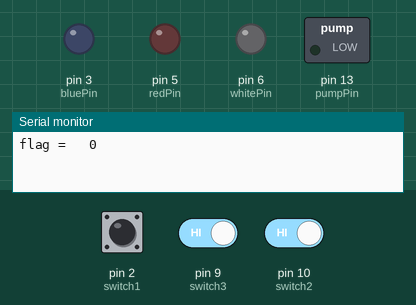
Simulated run of this sketch. Board: Arduino Uno, built with avr-gcc and run on an emulated ATmega328P. Parts: switched loads named in the sketch (green lamp = pin HIGH), output pins drawn as LEDs (lit = HIGH), the last lines printed to the serial monitor. Dashed ring = blinking. The test bench sets the inputs (shaded band); at power-on: pin 2 (switch1) HIGH, pin 9 (switch3) HIGH, pin 10 (switch2) HIGH.

Above: at 1.2 s.
1.3 s: pin 2 (switch1) pulled LOW for 0.15 s
At 2.3 s:
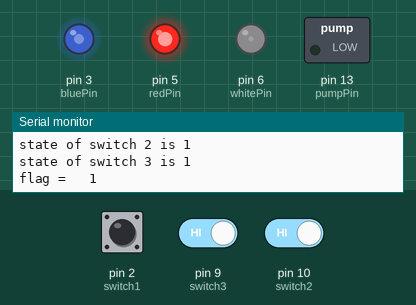
2.9 s: pin 9 (switch3) driven LOW and pin 10 (switch2) driven LOW
At 3.7 s:
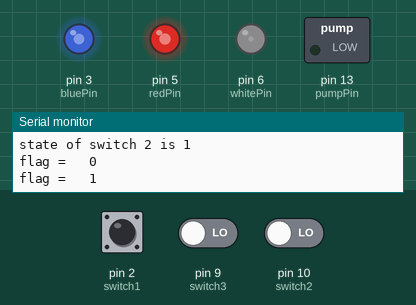
4.5 s: pin 2 (switch1) pulled LOW for 1 s
At 6.5 s:
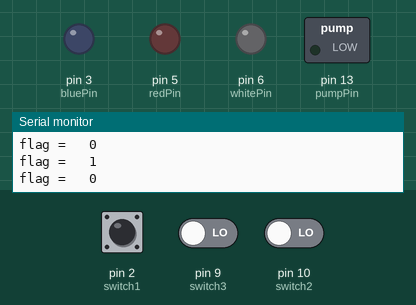
7.0 s: pin 2 (switch1) pulled LOW for 0.15 s
At 8.3 s:
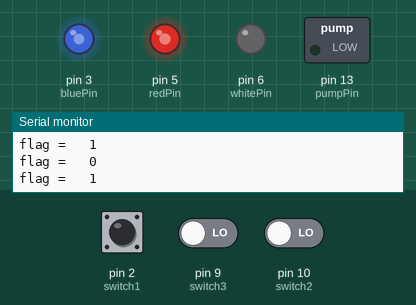
8.6 s: pin 2 (switch1) pulled LOW for 3.2 s
At 12.5 s:
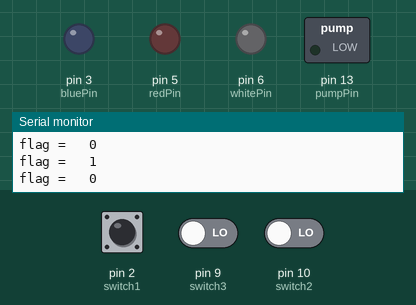
13.3 s: pin 2 (switch1) driven LOW and pin 9 (switch3) driven HIGH
At 14.4 s:
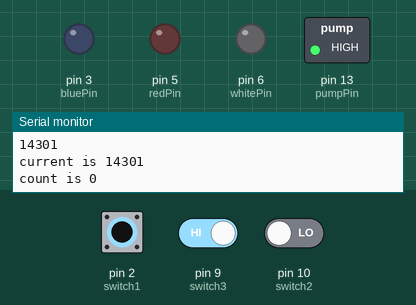
Timing chart, 0 to 17.3 s (numbered marks = the images above; inputs shaded):
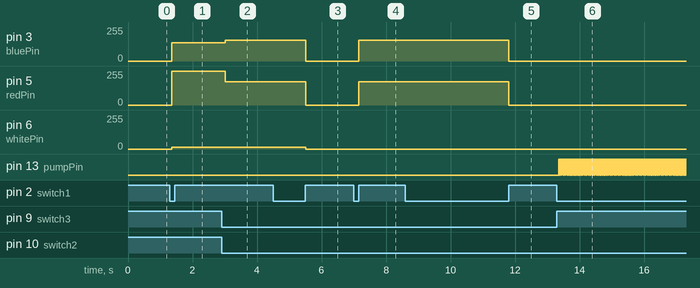

Measured:
- after the input at 1.3 s, pin 3 (bluePin): 0/255 → 137/255 after 0.06 s; pin 5 (redPin): 0/255 → 255/255 after 0.06 s; pin 6 (whitePin): 0/255 → 15/255 after 0.06 s
- after the input at 2.9 s, pin 3 (bluePin): 137/255 → 155/255 after 0.11 s; pin 5 (redPin): 255/255 → 175/255 after 0.11 s
- after the input at 4.5 s, pin 3 (bluePin): 155/255 → 0/255 after 1.0 s; pin 5 (redPin): 175/255 → 0/255 after 1.0 s; pin 6 (whitePin): 15/255 → 0/255 after 1.0 s
- after the input at 7.0 s, pin 3 (bluePin): 0/255 → 155/255 after 0.16 s; pin 5 (redPin): 0/255 → 175/255 after 0.16 s
- after the input at 8.6 s, pin 3 (bluePin): 155/255 → 0/255 after 3.2 s; pin 5 (redPin): 175/255 → 0/255 after 3.2 s
- after the input at 13.3 s, pin 13 (pumpPin): alternates HIGH for 0.03 s and LOW for 0.01 s, starting after 0.06 s

The sketch:

sketch_apr16a.ino
```cpp
// Using a push button switch for stay-on/stay-off push button .
// beating a dead horse, again. Most of the real work is from other people.


int switch1 = 2; // connect a push button switch between this pin and ground
int switch2 = 10;
int switch3 = 9;
int redPin = 5; // led pins
int bluePin = 3;
int whitePin = 6;
int pumpPin = 13;
int count;
boolean flag = true;
unsigned long previous = 0;
void setup()
{
  pinMode(redPin, OUTPUT); // this pin controlled by flipflop() function
  pinMode(whitePin, OUTPUT);
  pinMode(bluePin, OUTPUT);
  pinMode (pumpPin, OUTPUT);
  pinMode (switch1, INPUT_PULLUP);
  pinMode (switch2, INPUT_PULLUP);
  pinMode (switch3, INPUT_PULLUP);
  Serial.begin(9600); // just for debugging, not needed.
}

void loop()
{ int read1 = digitalRead(switch1); // reading the state of the buttons
  int read2 = digitalRead(switch2);
  int read3 = digitalRead(switch3);
  if ((read1 == HIGH && read2 == LOW) || (read1 == HIGH && read3 == LOW) || (read1 == HIGH && read2 == HIGH) || (read2 == HIGH && read3 == HIGH))
  // as long as switch 1 is pressed, do the below
  {

    delay(5);
    flipflop(switch1);
  }
  if ((read2 == HIGH && read1 == LOW) || (read2 == HIGH && read3 == LOW) || (read2 == HIGH && read1 == HIGH) || (read2 == HIGH && read3 == HIGH)) {

    Serial.print("state of switch 2 is "); Serial.println(read2);
    Serial.print("state of switch 3 is "); Serial.println (read3);
    delay(5);
    flipflop(switch2);
  }
  if ((read3 == HIGH && read1 == LOW) || (read3 == HIGH && read2 == LOW) || (read3 == HIGH && read1 == HIGH) || (read3 == HIGH && read2 == HIGH)){
    Serial.print("state of switch 3 is "); Serial.println (read3);
    Serial.print("state of switch 2 is "); Serial.println(read2);
    delay(5);
    flipflop(switch3);
  }

}// end of main loop.

void flipflop(int value) { //funtion flipflop
  flag = !flag;  // since we are here, the switch was pressed So FLIP the boolian "flag" state (we don't even care if switch was released yet)
  Serial.print("flag =   " );   Serial.println(flag);   // not needed, but may help to see what's happening.
  if (value == switch1) {
    if (flag == HIGH) { // Use the value of the flag var to change the state of the pin
      analogWrite(redPin, 175 );
      analogWrite(bluePin, 155); // if the flag var is HIGH turn the pin on
    }
    if (flag == LOW) { // if the flag var is LOW turn the pin off
      analogWrite(redPin, 0);
      analogWrite(bluePin, 0);
      analogWrite(whitePin,0);

    }
  }
  if (value == switch2) {
    if (flag == HIGH) { // Use the value of the flag var to change the state of the pin
      analogWrite(redPin, 255);
      analogWrite(bluePin, 137); // if the flag var is HIGH turn the pin on
      analogWrite(whitePin, 15);

 //           delay(1);
    }
    if (flag == LOW) { // if the flag var is LOW turn the pin off
      analogWrite(redPin, 0);
      analogWrite(bluePin, 0);
      analogWrite(whitePin,0);

    }
  }
//  if (value == switch3){
//  unsigned long currentMillis = millis();
//  unsigned long previousMillis1 = 0;        // will store last time LED was updated
//  long OnTime1 = 5000;           // milliseconds of on-time
//  long OffTime1 = 5000;          // milliseconds of off-time
//  Serial.println(currentMillis);
//  if((flag == LOW) && (currentMillis - previousMillis1 >= OnTime1))
//  {
//     // Turn it off
//    previousMillis1 = currentMillis;  // Remember the time
//    Serial.print("now is "); Serial.print(previousMillis1);
//    digitalWrite(pumpPin, LOW);  // Update the actual LED
//  }
//  else if ((flag == LOW) && (currentMillis - previousMillis1 >= OffTime1))
//  {  // turn it on
//    previousMillis1 = currentMillis;   // Remember the time
//    digitalWrite(pumpPin, LOW);    // Update the actual LED
//  }
//  }
  if (value == switch3){

    while (flag==HIGH){
      // Use the value of the flag var to change the state of the pin
      unsigned long current = millis();
      unsigned long twlhours = 1000*20*60;
      digitalWrite(pumpPin, HIGH);
      Serial.println(flag);
   //   delay(15000);
      Serial.println(current-previous);
   //   Serial.print("prev is "); Serial.println(previous);
      Serial.print("current is "); Serial.println(current);
      digitalWrite(pumpPin, LOW);
   //   delay(00);
      Serial.print("count is "); Serial.println(count);
      if (current>30000){
        previous=current;
        break;
        }

    }

    if (flag == LOW) { // if the flag var is LOW turn the pin off
      digitalWrite(pumpPin, LOW);
  }
  }
  while (digitalRead(value) == HIGH); // for "slow" button release, keeps us in the function until button is UN-pressed
  // If you take out this "while" the function becomes a flipflop oscillator if the button is held down.
  delay(50); // OPTIONAL - play with this value.  It is probably short enough to not cause problems. deals with very quick switch press.*/
}
```
